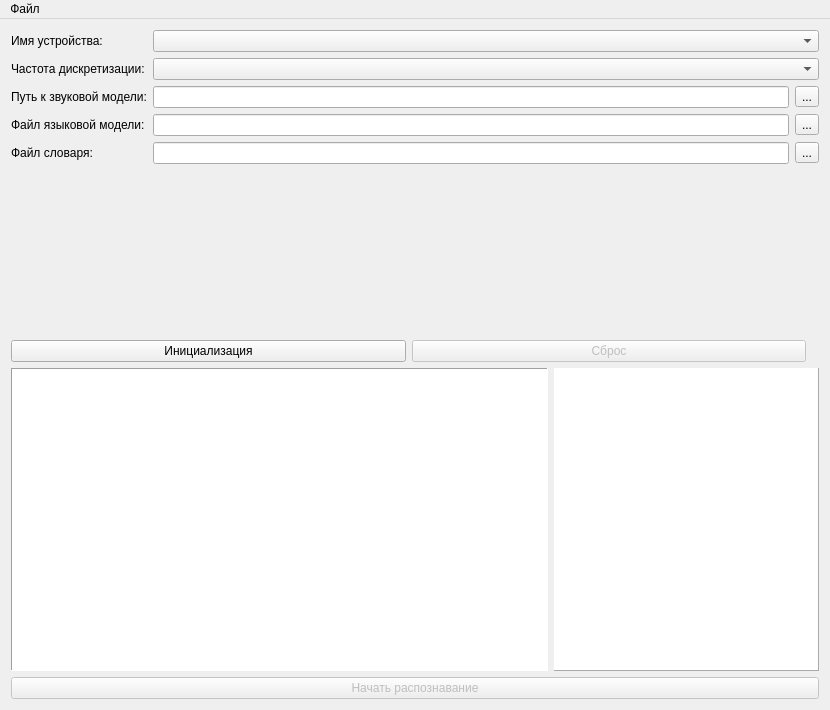
<?xml version="1.0" encoding="UTF-8"?>
<ui version="4.0">
 <class>Window</class>
 <widget class="QMainWindow" name="Window">
  <property name="geometry">
   <rect>
    <x>0</x>
    <y>0</y>
    <width>830</width>
    <height>710</height>
   </rect>
  </property>
  <property name="minimumSize">
   <size>
    <width>830</width>
    <height>710</height>
   </size>
  </property>
  <property name="maximumSize">
   <size>
    <width>830</width>
    <height>710</height>
   </size>
  </property>
  <property name="windowTitle">
   <string>VoiceDuino 1.0</string>
  </property>
  <widget class="QWidget" name="centralWidget">
   <layout class="QGridLayout" name="layoutCentral">
    <item row="4" column="2">
     <widget class="QFrame" name="frame">
      <property name="styleSheet">
       <string notr="true">background-color: rgb(255, 255, 255);</string>
      </property>
      <property name="frameShape">
       <enum>QFrame::Panel</enum>
      </property>
      <property name="frameShadow">
       <enum>QFrame::Raised</enum>
      </property>
      <layout class="QGridLayout" name="gridLayout_2">
       <item row="0" column="0">
        <layout class="QGridLayout" name="layoutDirection">
         <item row="2" column="0">
          <widget class="QLabel" name="labelLeft">
           <property name="enabled">
            <bool>false</bool>
           </property>
           <property name="sizePolicy">
            <sizepolicy hsizetype="Fixed" vsizetype="Fixed">
             <horstretch>0</horstretch>
             <verstretch>0</verstretch>
            </sizepolicy>
           </property>
           <property name="pixmap">
            <pixmap resource="resources.qrc">:/root/Resources/left.png</pixmap>
           </property>
           <property name="scaledContents">
            <bool>true</bool>
           </property>
          </widget>
         </item>
         <item row="2" column="1">
          <widget class="QLabel" name="labelStop">
           <property name="enabled">
            <bool>false</bool>
           </property>
           <property name="sizePolicy">
            <sizepolicy hsizetype="Fixed" vsizetype="Fixed">
             <horstretch>0</horstretch>
             <verstretch>0</verstretch>
            </sizepolicy>
           </property>
           <property name="pixmap">
            <pixmap resource="resources.qrc">:/root/Resources/stop.png</pixmap>
           </property>
           <property name="scaledContents">
            <bool>true</bool>
           </property>
          </widget>
         </item>
         <item row="0" column="1">
          <widget class="QLabel" name="labelUp">
           <property name="enabled">
            <bool>false</bool>
           </property>
           <property name="sizePolicy">
            <sizepolicy hsizetype="Fixed" vsizetype="Fixed">
             <horstretch>0</horstretch>
             <verstretch>0</verstretch>
            </sizepolicy>
           </property>
           <property name="pixmap">
            <pixmap resource="resources.qrc">:/root/Resources/up.png</pixmap>
           </property>
           <property name="scaledContents">
            <bool>true</bool>
           </property>
           <property name="wordWrap">
            <bool>false</bool>
           </property>
          </widget>
         </item>
         <item row="2" column="2">
          <widget class="QLabel" name="labelRight">
           <property name="enabled">
            <bool>false</bool>
           </property>
           <property name="sizePolicy">
            <sizepolicy hsizetype="Fixed" vsizetype="Fixed">
             <horstretch>0</horstretch>
             <verstretch>0</verstretch>
            </sizepolicy>
           </property>
           <property name="pixmap">
            <pixmap resource="resources.qrc">:/root/Resources/right.png</pixmap>
           </property>
           <property name="scaledContents">
            <bool>true</bool>
           </property>
          </widget>
         </item>
         <item row="4" column="1">
          <widget class="QLabel" name="labelDown">
           <property name="enabled">
            <bool>false</bool>
           </property>
           <property name="sizePolicy">
            <sizepolicy hsizetype="Fixed" vsizetype="Fixed">
             <horstretch>0</horstretch>
             <verstretch>0</verstretch>
            </sizepolicy>
           </property>
           <property name="text">
            <string/>
           </property>
           <property name="pixmap">
            <pixmap resource="resources.qrc">:/root/Resources/down.png</pixmap>
           </property>
           <property name="scaledContents">
            <bool>true</bool>
           </property>
          </widget>
         </item>
         <item row="3" column="2">
          <widget class="QLabel" name="labelRightValue">
           <property name="font">
            <font>
             <pointsize>12</pointsize>
            </font>
           </property>
           <property name="alignment">
            <set>Qt::AlignCenter</set>
           </property>
          </widget>
         </item>
         <item row="1" column="1">
          <widget class="QLabel" name="labelUpValue">
           <property name="font">
            <font>
             <pointsize>12</pointsize>
            </font>
           </property>
           <property name="text">
            <string/>
           </property>
           <property name="alignment">
            <set>Qt::AlignCenter</set>
           </property>
          </widget>
         </item>
         <item row="3" column="0">
          <widget class="QLabel" name="labelLeftValue">
           <property name="font">
            <font>
             <pointsize>12</pointsize>
            </font>
           </property>
           <property name="alignment">
            <set>Qt::AlignCenter</set>
           </property>
          </widget>
         </item>
         <item row="5" column="1">
          <widget class="QLabel" name="labelDownValue">
           <property name="font">
            <font>
             <pointsize>12</pointsize>
            </font>
           </property>
           <property name="alignment">
            <set>Qt::AlignCenter</set>
           </property>
          </widget>
         </item>
        </layout>
       </item>
      </layout>
     </widget>
    </item>
    <item row="7" column="0" colspan="3">
     <widget class="QPushButton" name="buttonStart">
      <property name="enabled">
       <bool>false</bool>
      </property>
      <property name="text">
       <string>Начать распознавание</string>
      </property>
      <property name="shortcut">
       <string>CapsLock</string>
      </property>
     </widget>
    </item>
    <item row="3" column="0" colspan="3">
     <layout class="QHBoxLayout" name="layoutControls">
      <item>
       <widget class="QPushButton" name="buttonInitialize">
        <property name="text">
         <string>Инициализация</string>
        </property>
       </widget>
      </item>
      <item>
       <widget class="QPushButton" name="buttonDestroy">
        <property name="enabled">
         <bool>false</bool>
        </property>
        <property name="text">
         <string>Сброс</string>
        </property>
       </widget>
      </item>
      <item>
       <widget class="QLabel" name="labelIcon">
        <property name="sizePolicy">
         <sizepolicy hsizetype="Fixed" vsizetype="Fixed">
          <horstretch>0</horstretch>
          <verstretch>0</verstretch>
         </sizepolicy>
        </property>
        <property name="pixmap">
         <pixmap resource="resources.qrc">:/root/Resources/norecord.ico</pixmap>
        </property>
       </widget>
      </item>
     </layout>
    </item>
    <item row="1" column="0" colspan="3">
     <layout class="QFormLayout" name="layoutForm">
      <item row="0" column="0">
       <widget class="QLabel" name="labelDevices">
        <property name="text">
         <string>Имя устройства:</string>
        </property>
       </widget>
      </item>
      <item row="0" column="1">
       <widget class="QComboBox" name="comboDevices"/>
      </item>
      <item row="1" column="0">
       <widget class="QLabel" name="labelRates">
        <property name="text">
         <string>Частота дискретизации:</string>
        </property>
       </widget>
      </item>
      <item row="1" column="1">
       <widget class="QComboBox" name="comboRates"/>
      </item>
      <item row="2" column="0">
       <widget class="QLabel" name="labelAudio">
        <property name="text">
         <string>Путь к звуковой модели:</string>
        </property>
       </widget>
      </item>
      <item row="2" column="1">
       <layout class="QHBoxLayout" name="layoutAudio">
        <item>
         <widget class="QLineEdit" name="editAudio">
          <property name="clearButtonEnabled">
           <bool>true</bool>
          </property>
         </widget>
        </item>
        <item>
         <widget class="QToolButton" name="buttonAudio">
          <property name="text">
           <string>...</string>
          </property>
         </widget>
        </item>
       </layout>
      </item>
      <item row="3" column="0">
       <widget class="QLabel" name="labelLang">
        <property name="text">
         <string>Файл языковой модели:</string>
        </property>
       </widget>
      </item>
      <item row="3" column="1">
       <layout class="QHBoxLayout" name="layoutLang">
        <item>
         <widget class="QLineEdit" name="editLang">
          <property name="clearButtonEnabled">
           <bool>true</bool>
          </property>
         </widget>
        </item>
        <item>
         <widget class="QToolButton" name="buttonLang">
          <property name="text">
           <string>...</string>
          </property>
         </widget>
        </item>
       </layout>
      </item>
      <item row="4" column="0">
       <widget class="QLabel" name="labelDict">
        <property name="text">
         <string>Файл словаря:</string>
        </property>
       </widget>
      </item>
      <item row="4" column="1">
       <layout class="QHBoxLayout" name="layoutDict">
        <item>
         <widget class="QLineEdit" name="editDict">
          <property name="clearButtonEnabled">
           <bool>true</bool>
          </property>
         </widget>
        </item>
        <item>
         <widget class="QToolButton" name="buttonDict">
          <property name="text">
           <string>...</string>
          </property>
         </widget>
        </item>
       </layout>
      </item>
     </layout>
    </item>
    <item row="4" column="0" colspan="2">
     <widget class="QPlainTextEdit" name="editText">
      <property name="sizePolicy">
       <sizepolicy hsizetype="Preferred" vsizetype="Preferred">
        <horstretch>0</horstretch>
        <verstretch>0</verstretch>
       </sizepolicy>
      </property>
      <property name="frameShape">
       <enum>QFrame::Panel</enum>
      </property>
     </widget>
    </item>
   </layout>
  </widget>
  <widget class="QMenuBar" name="menuBar">
   <property name="geometry">
    <rect>
     <x>0</x>
     <y>0</y>
     <width>830</width>
     <height>21</height>
    </rect>
   </property>
   <widget class="QMenu" name="menuFile">
    <property name="title">
     <string>Файл</string>
    </property>
    <addaction name="actionExit"/>
   </widget>
   <addaction name="menuFile"/>
  </widget>
  <action name="actionExit">
   <property name="text">
    <string>Выход</string>
   </property>
  </action>
 </widget>
 <layoutdefault spacing="6" margin="11"/>
 <resources>
  <include location="resources.qrc"/>
 </resources>
 <connections>
  <connection>
   <sender>actionExit</sender>
   <signal>triggered()</signal>
   <receiver>Window</receiver>
   <slot>close()</slot>
   <hints>
    <hint type="sourcelabel">
     <x>-1</x>
     <y>-1</y>
    </hint>
    <hint type="destinationlabel">
     <x>325</x>
     <y>293</y>
    </hint>
   </hints>
  </connection>
 </connections>
</ui>
